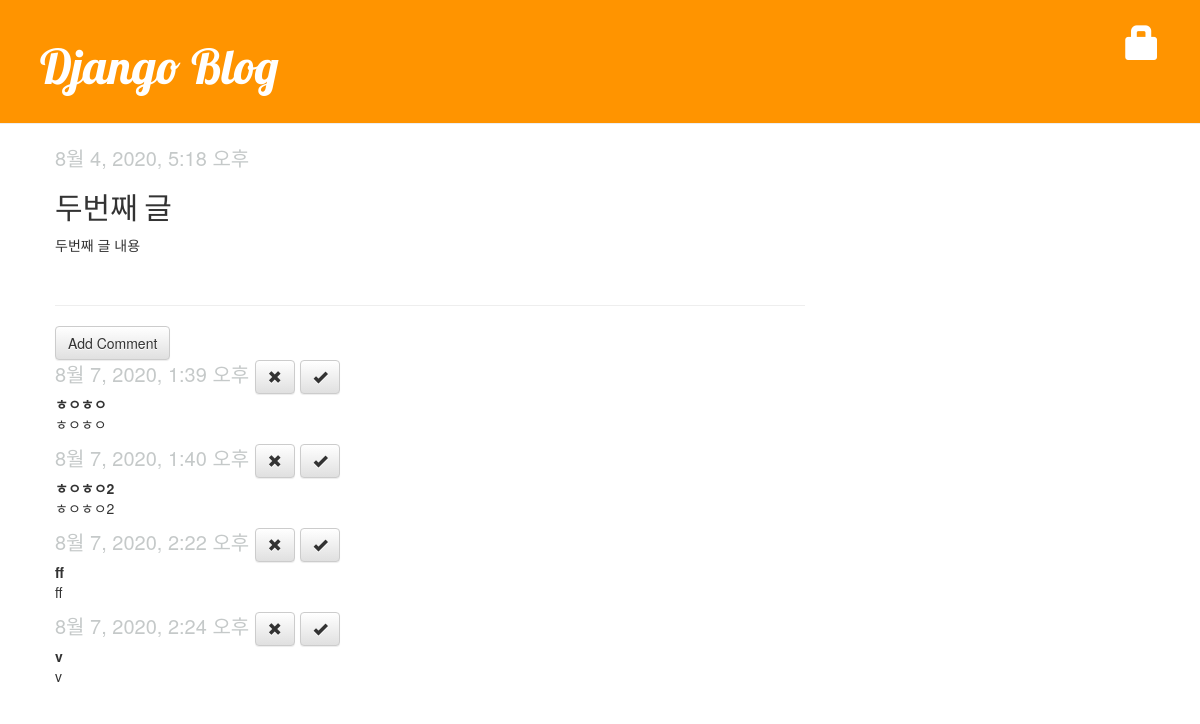
The app's page /post/2/ with its own data.
### blog/models.py (models this page shows, shortened)
class Post(models.Model):
    author = models.ForeignKey('auth.User',on_delete=models.CASCADE)
    title = models.CharField(max_length=200, validators=[min_length_3_validator])
    text = models.TextField()
    created_date = models.DateTimeField(default=timezone.now)
    published_date = models.DateTimeField(blank=True, null=True)

class Comment(models.Model):
    post = models.ForeignKey('blog.Post', on_delete=models.CASCADE, related_name='comments')
    author = models.CharField(max_length=100)
    text = models.TextField()
    created_date = models.DateTimeField(default=timezone.now)
    approved_comment = models.BooleanField(default=False)

### blog/views.py (the view)
# urls.py: path('post/<int:pk>/', views.post_detail, name='post_detail'),
def post_detail(request, pk):
    post = get_object_or_404(Post, pk=pk)
    return render(request, 'blog/post_detail.html', {'post': post})

### blog/templates/blog/post_detail.html (shortened to what this page needs)
{% extends 'blog/base.html' %}
{% block content %}
    <div class="post">
        {% if post.published_date %}
            <div class="date">
                {{ post.published_date }}
            </div>
        {% endif %}
        <h2>{{ post.title|title }}</h2>
        <p>{{ post.text|linebreaksbr }}</p>
    </div>
<hr>
<a class="btn btn-default" href="{% url 'add_comment_to_post' pk=post.pk %}">Add Comment</a>
{% for comment in post.comments.all %}
    <div class="commnet">
        <div class="date">
            {{comment.created_date}}
            {% if not comment.approved_comment %}
                <a class="btn btn-default" href="{% url 'comment_remove' pk=comment.pk %}">
                    <span class="glyphicon glyphicon-remove"></span>
                </a>
                <a class="btn btn-default" href="{% url 'comment_approve' pk=comment.pk %}">
                    <span class="glyphicon glyphicon-ok"></span>
                </a>
            {% endif %}
        </div>
        <strong>{{comment.author}}</strong>
        <p>{{comment.text|linebreaksbr}}</p>
    </div>
{% empty %}
    <p>No comments here yet:(</p>
{% endfor %}
{% endblock %}

### blog/static/css/blog.css (style rules this page uses)
h1, h2, h3, h4 { font-family: 'Lobster', cursive; }
.post { margin-bottom: 50px; }
.date { color: #c5c9c9; font-size: 15pt; }

### records on screen
Post: published_date "8월 4, 2020, 5:18 오후", title "두번째 글", text "두번째 글 내용"
Comment: created_date "8월 7, 2020, 1:39 오후", approved_comment False (drawn), author "ㅎㅇㅎㅇ", text "ㅎㅇㅎㅇ"
Comment: created_date "8월 7, 2020, 1:40 오후", approved_comment False (drawn), author "ㅎㅇㅎㅇ2", text "ㅎㅇㅎㅇ2"
Comment: created_date "8월 7, 2020, 2:22 오후", approved_comment False (drawn), author "ff", text "ff"
Comment: created_date "8월 7, 2020, 2:24 오후", approved_comment False (drawn), author "v", text "v"
